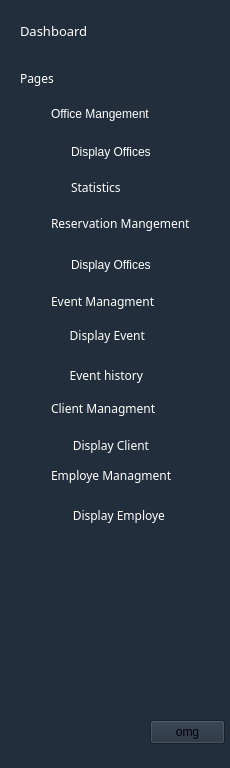
     <widget class="QStackedWidget" name="stackedWidget">
      <property name="geometry">
       <rect>
        <x>0</x>
        <y>0</y>
        <width>230</width>
        <height>768</height>
       </rect>
      </property>
      <property name="styleSheet">
       <string notr="true">background-color:#222E3C;</string>
      </property>
      <widget class="QWidget" name="page_6">
       <widget class="QLabel" name="dashboard_text">
        <property name="geometry">
         <rect>
          <x>20</x>
          <y>10</y>
          <width>191</width>
          <height>41</height>
         </rect>
        </property>
        <property name="font">
         <font>
          <family>Lucida Sans</family>
          <pointsize>10</pointsize>
         </font>
        </property>
        <property name="styleSheet">
         <string notr="true">color:white;</string>
        </property>
        <property name="text">
         <string>Dashboard</string>
        </property>
       </widget>
       <widget class="QLabel" name="pages_text">
        <property name="geometry">
         <rect>
          <x>20</x>
          <y>70</y>
          <width>49</width>
          <height>16</height>
         </rect>
        </property>
        <property name="font">
         <font>
          <family>Segoe UI Light</family>
         </font>
        </property>
        <property name="styleSheet">
         <string notr="true">color:white</string>
        </property>
        <property name="text">
         <string>Pages</string>
        </property>
       </widget>
       <widget class="QPushButton" name="Office_Btn">
        <property name="geometry">
         <rect>
          <x>0</x>
          <y>98</y>
          <width>231</width>
          <height>31</height>
         </rect>
        </property>
        <property name="styleSheet">
         <string notr="true">background-color:transparent;color:white;text-align:left;padding-left:50px;</string>
        </property>
        <property name="text">
         <string>Office Mangement</string>
        </property>
        <property name="flat">
         <bool>true</bool>
        </property>
       </widget>
       <widget class="QLabel" name="BackgroundOM">
        <property name="geometry">
         <rect>
          <x>-3</x>
          <y>99</y>
          <width>230</width>
          <height>33</height>
         </rect>
        </property>
        <property name="text">
         <string/>
        </property>
        <property name="pixmap">
         <pixmap resource="res.qrc">:/img/img/under_menu_text.svg</pixmap>
        </property>
       </widget>
       <widget class="QPushButton" name="Reservation_Btn">
        <property name="geometry">
         <rect>
          <x>0</x>
          <y>208</y>
          <width>231</width>
          <height>31</height>
         </rect>
        </property>
        <property name="font">
         <font>
          <family>Segoe UI Light</family>
         </font>
        </property>
        <property name="styleSheet">
         <string notr="true">background-color:transparent;color:white;text-align:left;padding-left:50px;</string>
        </property>
        <property name="text">
         <string>Reservation Mangement</string>
        </property>
        <property name="flat">
         <bool>true</bool>
        </property>
       </widget>
       <widget class="QLabel" name="BackgroundRM">
        <property name="geometry">
         <rect>
          <x>-3</x>
          <y>209</y>
          <width>230</width>
          <height>33</height>
         </rect>
        </property>
        <property name="text">
         <string/>
        </property>
        <property name="pixmap">
         <pixmap resource="res.qrc">:/img/img/under_menu_text.svg</pixmap>
        </property>
       </widget>
       <widget class="QLabel" name="office_icone">
        <property name="geometry">
         <rect>
          <x>23</x>
          <y>105</y>
          <width>18</width>
          <height>18</height>
         </rect>
        </property>
        <property name="styleSheet">
         <string notr="true">background-color:transparent;</string>
        </property>
        <property name="text">
         <string/>
        </property>
        <property name="pixmap">
         <pixmap resource="res.qrc">:/img/img/officeUsed.png</pixmap>
        </property>
       </widget>
       <widget class="QLabel" name="Reservation_Icone">
        <property name="geometry">
         <rect>
          <x>23</x>
          <y>215</y>
          <width>18</width>
          <height>18</height>
         </rect>
        </property>
        <property name="styleSheet">
         <string notr="true">background-color:transparent;</string>
        </property>
        <property name="text">
         <string/>
        </property>
        <property name="pixmap">
         <pixmap resource="res.qrc">:/img/img/reservation_unused.png</pixmap>
        </property>
       </widget>
       <widget class="QPushButton" name="Display_offices_Btn">
        <property name="geometry">
         <rect>
          <x>0</x>
          <y>140</y>
          <width>231</width>
          <height>24</height>
         </rect>
        </property>
        <property name="styleSheet">
         <string notr="true">background-color:transparent;
color:white;
text-align:left;
padding-left:70px;</string>
        </property>
        <property name="text">
         <string>Display Offices</string>
        </property>
        <property name="flat">
         <bool>true</bool>
        </property>
       </widget>
       <widget class="QLabel" name="display_offices_icone">
        <property name="geometry">
         <rect>
          <x>44</x>
          <y>143</y>
          <width>18</width>
          <height>18</height>
         </rect>
        </property>
        <property name="text">
         <string/>
        </property>
        <property name="pixmap">
         <pixmap resource="res.qrc">:/img/img/display_iconeUsed.png</pixmap>
        </property>
       </widget>
       <widget class="QLabel" name="statistics_offices_icone">
        <property name="geometry">
         <rect>
          <x>44</x>
          <y>177</y>
          <width>18</width>
          <height>18</height>
         </rect>
        </property>
        <property name="text">
         <string/>
        </property>
        <property name="pixmap">
         <pixmap resource="res.qrc">:/img/img/statistics_iconeUnused.png</pixmap>
        </property>
       </widget>
       <widget class="QPushButton" name="Statistics_offices_Btn">
        <property name="geometry">
         <rect>
          <x>0</x>
          <y>175</y>
          <width>231</width>
          <height>24</height>
         </rect>
        </property>
        <property name="font">
         <font>
          <family>Segoe UI Light</family>
         </font>
        </property>
        <property name="styleSheet">
         <string notr="true">background-color:transparent;
color:white;
text-align:left;
padding-left:70px;</string>
        </property>
        <property name="text">
         <string>Statistics</string>
        </property>
        <property name="flat">
         <bool>true</bool>
        </property>
       </widget>
       <widget class="QPushButton" name="omg">
        <property name="geometry">
         <rect>
          <x>150</x>
          <y>720</y>
          <width>75</width>
          <height>24</height>
         </rect>
        </property>
        <property name="text">
         <string>omg</string>
        </property>
       </widget>
       <widget class="QPushButton" name="Display_offices_Reservation_btn">
        <property name="geometry">
         <rect>
          <x>0</x>
          <y>253</y>
          <width>231</width>
          <height>24</height>
         </rect>
        </property>
        <property name="styleSheet">
         <string notr="true">background-color:transparent;
color:white;
text-align:left;
padding-left:70px;</string>
        </property>
        <property name="text">
         <string>Display Offices</string>
        </property>
        <property name="flat">
         <bool>true</bool>
        </property>
       </widget>
       <widget class="QLabel" name="display_offices_icone_res">
        <property name="geometry">
         <rect>
          <x>44</x>
          <y>256</y>
          <width>18</width>
          <height>18</height>
         </rect>
        </property>
        <property name="text">
         <string/>
        </property>
        <property name="pixmap">
         <pixmap resource="res.qrc">:/img/img/display_iconeUsed.png</pixmap>
        </property>
       </widget>
       <widget class="QPushButton" name="Event_Btn">
        <property name="geometry">
         <rect>
          <x>0</x>
          <y>286</y>
          <width>231</width>
          <height>31</height>
         </rect>
        </property>
        <property name="font">
         <font>
          <family>Segoe UI Light</family>
         </font>
        </property>
        <property name="styleSheet">
         <string notr="true">background-color:transparent;color:white;text-align:left;padding-left:50px;</string>
        </property>
        <property name="text">
         <string>Event Managment</string>
        </property>
        <property name="flat">
         <bool>true</bool>
        </property>
       </widget>
       <widget class="QLabel" name="BackgroundEM">
        <property name="geometry">
         <rect>
          <x>-3</x>
          <y>286</y>
          <width>230</width>
          <height>33</height>
         </rect>
        </property>
        <property name="text">
         <string/>
        </property>
        <property name="pixmap">
         <pixmap resource="res.qrc">:/img/img/under_menu_text.svg</pixmap>
        </property>
       </widget>
       <widget class="QPushButton" name="display_event_btn">
        <property name="geometry">
         <rect>
          <x>0</x>
          <y>320</y>
          <width>231</width>
          <height>31</height>
         </rect>
        </property>
        <property name="font">
         <font>
          <family>Segoe UI Light</family>
         </font>
        </property>
        <property name="styleSheet">
         <string notr="true">background-color:transparent;color:white;text-align:left;padding-left:50px;</string>
        </property>
        <property name="text">
         <string>      Display Event</string>
        </property>
        <property name="flat">
         <bool>true</bool>
        </property>
       </widget>
       <widget class="QPushButton" name="Event_history_Btn">
        <property name="geometry">
         <rect>
          <x>0</x>
          <y>360</y>
          <width>231</width>
          <height>31</height>
         </rect>
        </property>
        <property name="font">
         <font>
          <family>Segoe UI Light</family>
         </font>
        </property>
        <property name="styleSheet">
         <string notr="true">background-color:transparent;color:white;text-align:left;padding-left:50px;</string>
        </property>
        <property name="text">
         <string>      Event history</string>
        </property>
        <property name="flat">
         <bool>true</bool>
        </property>
       </widget>
       <widget class="QLabel" name="Event_Icone">
        <property name="geometry">
         <rect>
          <x>23</x>
          <y>292</y>
          <width>18</width>
          <height>18</height>
         </rect>
        </property>
        <property name="styleSheet">
         <string notr="true">background-color:transparent;</string>
        </property>
        <property name="text">
         <string/>
        </property>
        <property name="pixmap">
         <pixmap resource="res.qrc">:/img/img/event_grey_icon.png</pixmap>
        </property>
       </widget>
       <widget class="QLabel" name="Event_Display_Icone">
        <property name="geometry">
         <rect>
          <x>44</x>
          <y>326</y>
          <width>18</width>
          <height>18</height>
         </rect>
        </property>
        <property name="styleSheet">
         <string notr="true">background-color:transparent;</string>
        </property>
        <property name="text">
         <string/>
        </property>
        <property name="pixmap">
         <pixmap resource="res.qrc">:/img/img/display_event_grey.png</pixmap>
        </property>
       </widget>
       <widget class="QLabel" name="Event_history_Icone">
        <property name="geometry">
         <rect>
          <x>44</x>
          <y>368</y>
          <width>18</width>
          <height>18</height>
         </rect>
        </property>
        <property name="styleSheet">
         <string notr="true">background-color:transparent;</string>
        </property>
        <property name="text">
         <string/>
        </property>
        <property name="pixmap">
         <pixmap resource="res.qrc">:/img/img/event_history_grey.png</pixmap>
        </property>
       </widget>
       <widget class="QLabel" name="Client_Managment_icone">
        <property name="geometry">
         <rect>
          <x>23</x>
          <y>400</y>
          <width>18</width>
          <height>18</height>
         </rect>
        </property>
        <property name="styleSheet">
         <string notr="true">background-color:transparent;</string>
        </property>
        <property name="text">
         <string/>
        </property>
        <property name="pixmap">
         <pixmap resource="res.qrc">:/img/img/client_grey_icon.png</pixmap>
        </property>
       </widget>
       <widget class="QLabel" name="Employe_mangement_icon">
        <property name="geometry">
         <rect>
          <x>23</x>
          <y>466</y>
          <width>18</width>
          <height>18</height>
         </rect>
        </property>
        <property name="styleSheet">
         <string notr="true">background-color:transparent;</string>
        </property>
        <property name="text">
         <string/>
        </property>
        <property name="pixmap">
         <pixmap resource="res.qrc">:/img/img/employe_grey_icon.png</pixmap>
        </property>
       </widget>
       <widget class="QLabel" name="BackgroundCM">
        <property name="geometry">
         <rect>
          <x>-3</x>
          <y>395</y>
          <width>230</width>
          <height>33</height>
         </rect>
        </property>
        <property name="text">
         <string/>
        </property>
        <property name="pixmap">
         <pixmap resource="res.qrc">:/img/img/under_menu_text.svg</pixmap>
        </property>
       </widget>
       <widget class="QPushButton" name="Client_Managment_Btn">
        <property name="geometry">
         <rect>
          <x>0</x>
          <y>393</y>
          <width>231</width>
          <height>31</height>
         </rect>
        </property>
        <property name="font">
         <font>
          <family>Segoe UI Light</family>
         </font>
        </property>
        <property name="styleSheet">
         <string notr="true">background-color:transparent;color:white;text-align:left;padding-left:50px;</string>
        </property>
        <property name="text">
         <string>Client Managment</string>
        </property>
        <property name="flat">
         <bool>true</bool>
        </property>
       </widget>
       <widget class="QLabel" name="BackgroundEEM">
        <property name="geometry">
         <rect>
          <x>0</x>
          <y>462</y>
          <width>230</width>
          <height>33</height>
         </rect>
        </property>
        <property name="text">
         <string/>
        </property>
        <property name="pixmap">
         <pixmap resource="res.qrc">:/img/img/under_menu_text.svg</pixmap>
        </property>
       </widget>
       <widget class="QPushButton" name="Employe_Btn">
        <property name="geometry">
         <rect>
          <x>0</x>
          <y>460</y>
          <width>231</width>
          <height>31</height>
         </rect>
        </property>
        <property name="font">
         <font>
          <family>Segoe UI Light</family>
         </font>
        </property>
        <property name="styleSheet">
         <string notr="true">background-color:transparent;color:white;text-align:left;padding-left:50px;</string>
        </property>
        <property name="text">
         <string>Employe Managment</string>
        </property>
        <property name="flat">
         <bool>true</bool>
        </property>
       </widget>
       <widget class="QPushButton" name="Display_Client_Btn">
        <property name="geometry">
         <rect>
          <x>0</x>
          <y>430</y>
          <width>231</width>
          <height>31</height>
         </rect>
        </property>
        <property name="font">
         <font>
          <family>Segoe UI Light</family>
         </font>
        </property>
        <property name="styleSheet">
         <string notr="true">background-color:transparent;color:white;text-align:left;padding-left:50px;</string>
        </property>
        <property name="text">
         <string>       Display Client</string>
        </property>
        <property name="flat">
         <bool>true</bool>
        </property>
       </widget>
       <widget class="QLabel" name="Display_client_icone">
        <property name="geometry">
         <rect>
          <x>44</x>
          <y>437</y>
          <width>18</width>
          <height>18</height>
         </rect>
        </property>
        <property name="styleSheet">
         <string notr="true">background-color:transparent;</string>
        </property>
        <property name="text">
         <string/>
        </property>
        <property name="pixmap">
         <pixmap resource="res.qrc">:/img/img/display_client_grey_icon.png</pixmap>
        </property>
       </widget>
       <widget class="QPushButton" name="Display_employe_Btn">
        <property name="geometry">
         <rect>
          <x>0</x>
          <y>500</y>
          <width>231</width>
          <height>31</height>
         </rect>
        </property>
        <property name="font">
         <font>
          <family>Segoe UI Light</family>
         </font>
        </property>
        <property name="styleSheet">
         <string notr="true">background-color:transparent;color:white;text-align:left;padding-left:50px;</string>
        </property>
        <property name="text">
         <string>       Display Employe</string>
        </property>
        <property name="flat">
         <bool>true</bool>
        </property>
       </widget>
       <widget class="QLabel" name="Display_employe_icon">
        <property name="geometry">
         <rect>
          <x>44</x>
          <y>507</y>
          <width>18</width>
          <height>18</height>
         </rect>
        </property>
        <property name="styleSheet">
         <string notr="true">background-color:transparent;</string>
        </property>
        <property name="text">
         <string/>
        </property>
        <property name="pixmap">
         <pixmap resource="res.qrc">:/img/img/display_employe_grey_icon.png</pixmap>
        </property>
       </widget>
       <zorder>BackgroundEM</zorder>
       <zorder>dashboard_text</zorder>
       <zorder>pages_text</zorder>
       <zorder>BackgroundOM</zorder>
       <zorder>BackgroundRM</zorder>
       <zorder>office_icone</zorder>
       <zorder>Office_Btn</zorder>
       <zorder>Reservation_Icone</zorder>
       <zorder>Reservation_Btn</zorder>
       <zorder>Display_offices_Btn</zorder>
       <zorder>display_offices_icone</zorder>
       <zorder>statistics_offices_icone</zorder>
       <zorder>Statistics_offices_Btn</zorder>
       <zorder>omg</zorder>
       <zorder>Display_offices_Reservation_btn</zorder>
       <zorder>display_offices_icone_res</zorder>
       <zorder>Event_Btn</zorder>
       <zorder>display_event_btn</zorder>
       <zorder>Event_history_Btn</zorder>
       <zorder>Event_Icone</zorder>
       <zorder>Event_Display_Icone</zorder>
       <zorder>Event_history_Icone</zorder>
       <zorder>BackgroundCM</zorder>
       <zorder>Client_Managment_Btn</zorder>
       <zorder>Client_Managment_icone</zorder>
       <zorder>Display_Client_Btn</zorder>
       <zorder>BackgroundEEM</zorder>
       <zorder>Employe_mangement_icon</zorder>
       <zorder>Employe_Btn</zorder>
       <zorder>Display_client_icone</zorder>
       <zorder>Display_employe_Btn</zorder>
       <zorder>Display_employe_icon</zorder>
      </widget>
      <widget class="QWidget" name="page_7"/>
     </widget>
